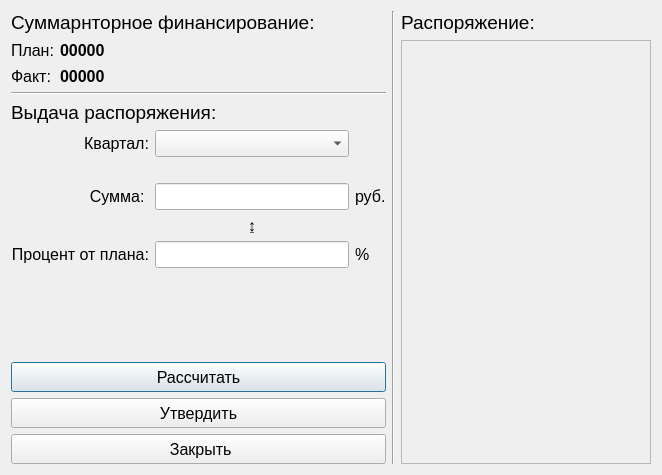
<?xml version="1.0" encoding="UTF-8"?>
<ui version="4.0">
 <class>Dialog</class>
 <widget class="QDialog" name="Dialog">
  <property name="geometry">
   <rect>
    <x>0</x>
    <y>0</y>
    <width>662</width>
    <height>475</height>
   </rect>
  </property>
  <property name="windowTitle">
   <string>Dialog</string>
  </property>
  <property name="modal">
   <bool>true</bool>
  </property>
  <layout class="QGridLayout" name="gridLayout_4">
   <item row="0" column="0">
    <layout class="QGridLayout" name="gridLayout_2">
     <item row="2" column="0">
      <widget class="QLabel" name="label_4">
       <property name="font">
        <font>
         <pointsize>12</pointsize>
        </font>
       </property>
       <property name="text">
        <string>Факт:</string>
       </property>
      </widget>
     </item>
     <item row="1" column="2">
      <spacer name="horizontalSpacer">
       <property name="orientation">
        <enum>Qt::Horizontal</enum>
       </property>
       <property name="sizeHint" stdset="0">
        <size>
         <width>40</width>
         <height>20</height>
        </size>
       </property>
      </spacer>
     </item>
     <item row="2" column="2">
      <spacer name="horizontalSpacer_2">
       <property name="orientation">
        <enum>Qt::Horizontal</enum>
       </property>
       <property name="sizeHint" stdset="0">
        <size>
         <width>40</width>
         <height>20</height>
        </size>
       </property>
      </spacer>
     </item>
     <item row="1" column="1">
      <widget class="QLabel" name="pfinlabel">
       <property name="font">
        <font>
         <pointsize>12</pointsize>
         <weight>75</weight>
         <bold>true</bold>
        </font>
       </property>
       <property name="text">
        <string>00000</string>
       </property>
      </widget>
     </item>
     <item row="2" column="1">
      <widget class="QLabel" name="ffinlabel">
       <property name="font">
        <font>
         <pointsize>12</pointsize>
         <weight>75</weight>
         <bold>true</bold>
        </font>
       </property>
       <property name="text">
        <string>00000</string>
       </property>
      </widget>
     </item>
     <item row="1" column="0">
      <widget class="QLabel" name="label_3">
       <property name="font">
        <font>
         <pointsize>12</pointsize>
        </font>
       </property>
       <property name="text">
        <string>План:</string>
       </property>
      </widget>
     </item>
     <item row="0" column="0" colspan="3">
      <widget class="QLabel" name="label_2">
       <property name="font">
        <font>
         <pointsize>14</pointsize>
        </font>
       </property>
       <property name="text">
        <string>Суммарнторное финансирование:</string>
       </property>
      </widget>
     </item>
    </layout>
   </item>
   <item row="2" column="0">
    <layout class="QGridLayout" name="gridLayout_3">
     <item row="3" column="3">
      <widget class="QLabel" name="label_10">
       <property name="font">
        <font>
         <pointsize>12</pointsize>
        </font>
       </property>
       <property name="text">
        <string>руб.</string>
       </property>
      </widget>
     </item>
     <item row="5" column="3">
      <widget class="QLabel" name="label_11">
       <property name="font">
        <font>
         <pointsize>12</pointsize>
        </font>
       </property>
       <property name="text">
        <string>%</string>
       </property>
      </widget>
     </item>
     <item row="1" column="2">
      <widget class="QComboBox" name="quartcombo">
       <property name="font">
        <font>
         <pointsize>12</pointsize>
        </font>
       </property>
       <item>
        <property name="text">
         <string/>
        </property>
       </item>
       <item>
        <property name="text">
         <string>I квартал</string>
        </property>
       </item>
       <item>
        <property name="text">
         <string>II квартал</string>
        </property>
       </item>
       <item>
        <property name="text">
         <string>III квартал</string>
        </property>
       </item>
       <item>
        <property name="text">
         <string>IV квартал</string>
        </property>
       </item>
      </widget>
     </item>
     <item row="3" column="2">
      <widget class="QLineEdit" name="sumfin">
       <property name="font">
        <font>
         <pointsize>12</pointsize>
        </font>
       </property>
      </widget>
     </item>
     <item row="4" column="2">
      <widget class="QLabel" name="label_12">
       <property name="font">
        <font>
         <pointsize>12</pointsize>
        </font>
       </property>
       <property name="text">
        <string>↨</string>
       </property>
       <property name="alignment">
        <set>Qt::AlignCenter</set>
       </property>
      </widget>
     </item>
     <item row="0" column="0" colspan="3">
      <widget class="QLabel" name="label_5">
       <property name="font">
        <font>
         <pointsize>14</pointsize>
        </font>
       </property>
       <property name="text">
        <string>Выдача распоряжения:</string>
       </property>
      </widget>
     </item>
     <item row="5" column="0" colspan="2">
      <widget class="QLabel" name="label_8">
       <property name="font">
        <font>
         <pointsize>12</pointsize>
        </font>
       </property>
       <property name="text">
        <string>Процент от плана:</string>
       </property>
       <property name="alignment">
        <set>Qt::AlignRight|Qt::AlignTrailing|Qt::AlignVCenter</set>
       </property>
      </widget>
     </item>
     <item row="5" column="2">
      <widget class="QLineEdit" name="percentfin">
       <property name="font">
        <font>
         <pointsize>12</pointsize>
        </font>
       </property>
      </widget>
     </item>
     <item row="1" column="0" colspan="2">
      <widget class="QLabel" name="label">
       <property name="font">
        <font>
         <pointsize>12</pointsize>
        </font>
       </property>
       <property name="text">
        <string>Квартал:</string>
       </property>
       <property name="alignment">
        <set>Qt::AlignRight|Qt::AlignTrailing|Qt::AlignVCenter</set>
       </property>
      </widget>
     </item>
     <item row="3" column="0" colspan="2">
      <widget class="QLabel" name="label_7">
       <property name="font">
        <font>
         <pointsize>12</pointsize>
        </font>
       </property>
       <property name="text">
        <string>Сумма: </string>
       </property>
       <property name="alignment">
        <set>Qt::AlignRight|Qt::AlignTrailing|Qt::AlignVCenter</set>
       </property>
      </widget>
     </item>
     <item row="2" column="2">
      <spacer name="horizontalSpacer_3">
       <property name="orientation">
        <enum>Qt::Horizontal</enum>
       </property>
       <property name="sizeHint" stdset="0">
        <size>
         <width>40</width>
         <height>20</height>
        </size>
       </property>
      </spacer>
     </item>
    </layout>
   </item>
   <item row="4" column="0">
    <layout class="QVBoxLayout" name="verticalLayout">
     <item>
      <widget class="QPushButton" name="countbtn">
       <property name="minimumSize">
        <size>
         <width>150</width>
         <height>30</height>
        </size>
       </property>
       <property name="font">
        <font>
         <pointsize>12</pointsize>
        </font>
       </property>
       <property name="text">
        <string>Раcсчитать</string>
       </property>
      </widget>
     </item>
     <item>
      <widget class="QPushButton" name="acceptbtn">
       <property name="minimumSize">
        <size>
         <width>150</width>
         <height>30</height>
        </size>
       </property>
       <property name="font">
        <font>
         <pointsize>12</pointsize>
        </font>
       </property>
       <property name="text">
        <string>Утвердить</string>
       </property>
      </widget>
     </item>
     <item>
      <widget class="QPushButton" name="discard">
       <property name="minimumSize">
        <size>
         <width>150</width>
         <height>30</height>
        </size>
       </property>
       <property name="font">
        <font>
         <pointsize>12</pointsize>
        </font>
       </property>
       <property name="text">
        <string> Закрыть</string>
       </property>
      </widget>
     </item>
    </layout>
   </item>
   <item row="0" column="2" rowspan="5">
    <layout class="QVBoxLayout" name="verticalLayout_2">
     <item>
      <widget class="QLabel" name="label_6">
       <property name="font">
        <font>
         <pointsize>14</pointsize>
        </font>
       </property>
       <property name="text">
        <string>Распоряжение:</string>
       </property>
      </widget>
     </item>
     <item>
      <widget class="QTableWidget" name="tableWidget">
       <property name="enabled">
        <bool>false</bool>
       </property>
      </widget>
     </item>
    </layout>
   </item>
   <item row="0" column="1" rowspan="5">
    <widget class="Line" name="line">
     <property name="orientation">
      <enum>Qt::Vertical</enum>
     </property>
    </widget>
   </item>
   <item row="1" column="0">
    <widget class="Line" name="line_2">
     <property name="orientation">
      <enum>Qt::Horizontal</enum>
     </property>
    </widget>
   </item>
   <item row="3" column="0">
    <spacer name="verticalSpacer">
     <property name="orientation">
      <enum>Qt::Vertical</enum>
     </property>
     <property name="sizeHint" stdset="0">
      <size>
       <width>20</width>
       <height>40</height>
      </size>
     </property>
    </spacer>
   </item>
  </layout>
 </widget>
 <resources/>
 <connections/>
</ui>
